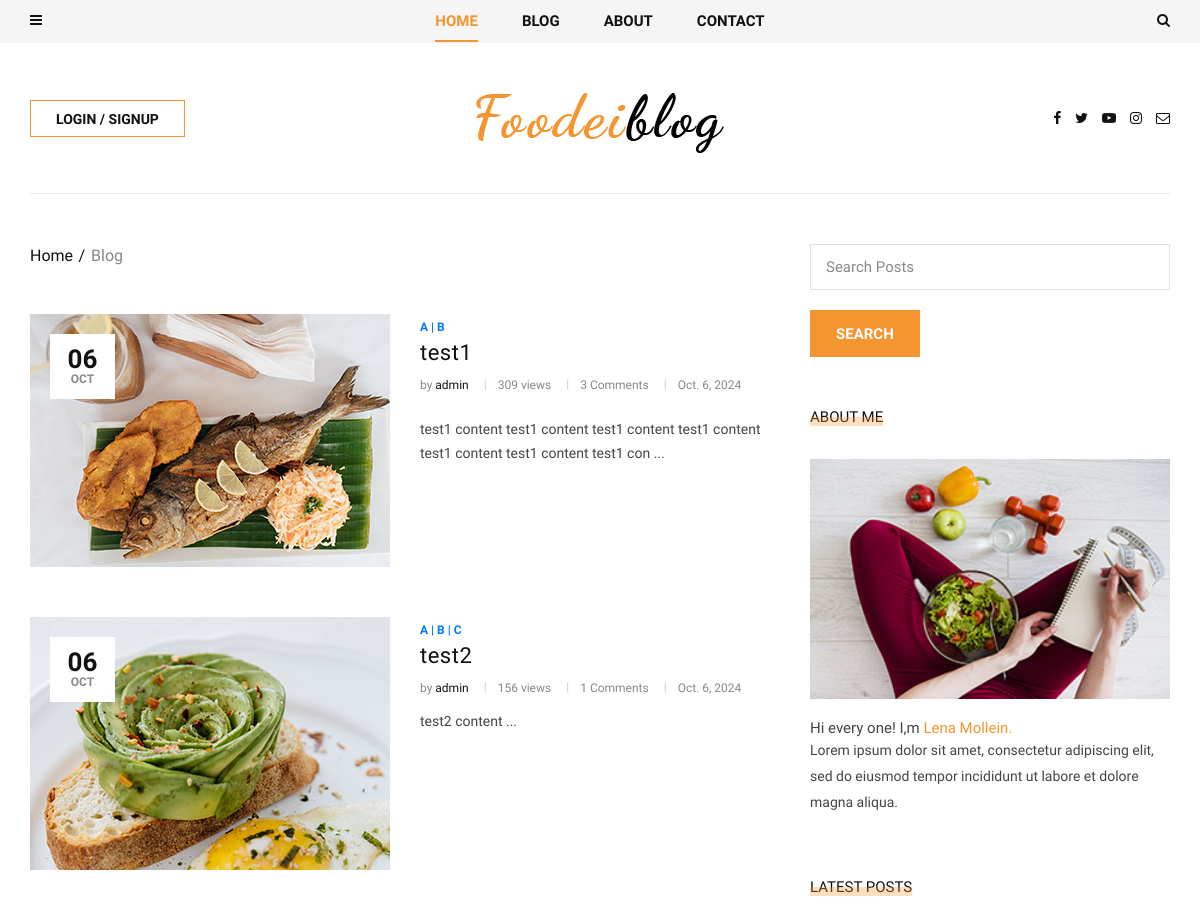
/blog/ (upper part), run on an earlier commit of the app's database.
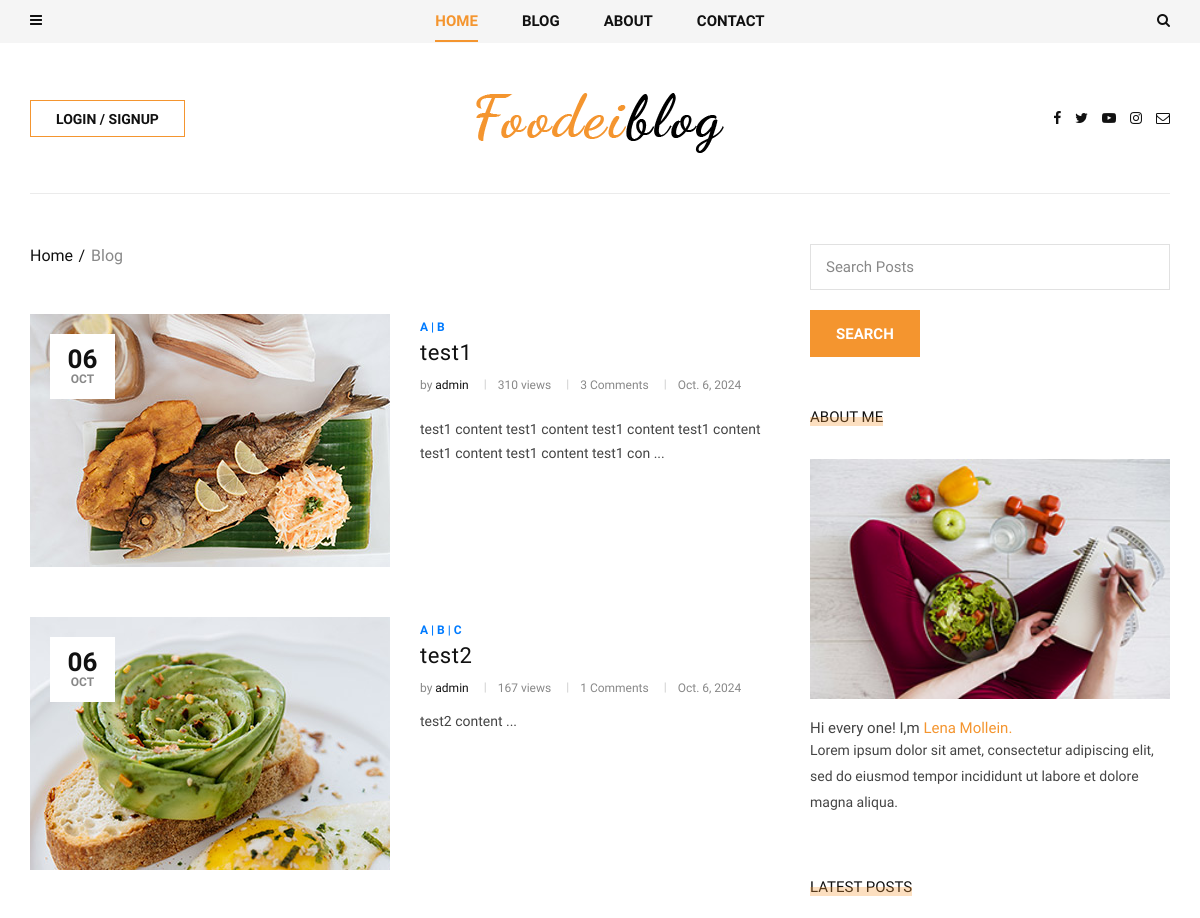
And on a later commit of the database.
### blog/models.py (models this page shows, shortened)
class Post(models.Model):
    image = models.ImageField(upload_to = 'blog/', default = 'blog/default.jpg')
    author = models.ForeignKey(User,on_delete = models.SET_NULL,null = True)
    title = models.CharField(max_length=255)
    content = models.TextField()
    tags = TaggableManager()
    category = models.ManyToManyField(Category)
    counted_views = models.IntegerField(default=0)
    status = models.BooleanField(default=False)
    login_require = models.BooleanField(default=False)
    published_date = models.DateTimeField(null=True)
    created_date = models.DateTimeField(auto_now_add=True)
    updated_date = models.DateTimeField(auto_now=True)
    class Meta:
        ordering = ['id']

class Category(models.Model):
    name = models.CharField(max_length = 255)
    def __str__(self):
        return self.name

### blog/views.py (the view)
# urls.py: path('',blog_home_view,name='blog_home'),
def blog_home_view(request,cat_name = None,author = None,tag_name = None):
    posts = Post.objects.filter(published_date__lte = timezone.now(), status = True)
    s_flag = False
    if tag_name:
        posts = posts.filter(tags__name = tag_name)
    if cat_name:
        posts = posts.filter(category__name = cat_name)
    if author:
        posts = posts.filter(author__username = author)
    if s:= request.GET.get('s'):
        posts = posts.filter(content__contains = s)
        s_flag = True
    posts,totalpages = page_management(request,posts)
    context = {'posts':posts,'totalpages':totalpages,'s_flag':s_flag ,'s':s}
    return render(request,'blog/blog-home2.html',context)

### blog/templatetags/blog_tags.py (called while the page is built)
@register.filter
def snippet(value,arg):
    return value[:arg]

@register.inclusion_tag('blog/blog_latestposts.html')
def latestposts():
    posts = Post.objects.filter(published_date__lte = timezone.now(),status=1).order_by('published_date')[:2]
    return {'posts':posts}

@register.inclusion_tag('blog/blog_postcategories.html')
def postcategories():
    posts = Post.objects.filter(published_date__lte = timezone.now(),status=1)
    categories = Category.objects.all()
    cat_dict = {}
    for name in categories:
        cat_dict[name] = posts.filter(category=name).count()
    return {'categories':cat_dict}

@register.inclusion_tag('blog/blog-tag-clouds.html')
def tagclouds():
    posts = Post.objects.filter(published_date__lte = timezone.now(),status=1)
    tags=set()
    for post in posts:
        post_all_tags = post.tags.all()
        for i in range(len(post_all_tags)):
            tags.add(post_all_tags[i])
    return {'tags':tags}

@register.simple_tag
def comment_count(post):
    comments = Comment.objects.filter(post = post, approved = True).count()
    return comments

### blog/views.py (called while the page is built)
def page_management(request,posts):
    posts = Paginator(posts,2)
    totalpages = posts.page_range
    try:
        page_num = request.GET.get('page')
        posts = posts.get_page(page_num)
    except PageNotAnInteger:
        posts = posts.get_page(1)
    except EmptyPage:
        posts = posts.get_page(1)
    return posts,totalpages

### mysite/templates/blog/blog-home2.html (shortened to what this page needs)
{%extends 'base2.html'%}
{%load static%}
{% load blog_tags %}
{% load humanize %}
{%block content%}
    <section class="categories categories-grid spad">
        <div class="categories__post">
            <div class="container">
                <div class="categories__grid__post">
                    <div class="row">
                        <div class="col-lg-8 col-md-8">
                            <div class="breadcrumb__text">
                                <div class="breadcrumb__option">
                                    <a href="{% url "website:index" %}">Home</a>
                                    <span>Blog</span>
                                </div>
                            </div>
                            {%for post in posts%}
                            <div class="categories__list__post__item">
                                <div class="row">
                                    <div class="col-lg-6 col-md-6">
                                        <div class="categories__post__item__pic set-bg"
                                            data-setbg={{post.image.url}}>
                                            <div class="post__meta">
                                                <h4>{{post.published_date|date:'d'}}</h4>
                                                <span>{{post.published_date|date:'M'}}</span>
                                            </div>
                                        </div>
                                    </div>
                                    <div class="col-lg-6 col-md-6">
                                        <div class="categories__post__item__text">
                                            <span class="post__label">
                                                {% for cat in post.category.all %}
                                                <a href="{% url "blog:category" cat_name=cat.name %}">{{cat.name}} {%if not forloop.last%} | {%endif%}</a>
                                                {% endfor %}
                                            </span>
                                            <h3><a href="{% url "blog:blog_single" pid=post.id %}">{{post.title}}</a></h3>
                                            <ul class="post__widget">
                                                <li>by <span>{{post.author}}</span></li>
                                                <li>{{post.counted_views}} views</li>
                                                <li>{% comment_count post %} Comments</li>
                                                <li>{{post.published_date|naturalday}}</li>
                                            </ul>
                                            <p>{{post.content|snippet:100|safe}} ...</p>
                                        </div>
                                    </div>
                                </div>
                            </div>
                            {%endfor%}
                        </div>
                        <div class="col-lg-4 col-md-4">
                            <div class="sidebar__item">
                                <div class="sidebar__subscribe__item">
									<form action="{% url "blog:search" %}" method="GET">
			                            <input placeholder="Search Posts" name="s" type="text" class="email-input">
			                            <button type="submit" class="site-btn">Search</button>
			                        </form>
                                </div>
                                <br><br>
                                {%include 'blog/blog_writer.html'%}
                                {% latestposts %}
                                <br>
                            </div>
                        </div>
                    </div>
                </div>
            </div>
        </div>
    </section>
{%endblock%}

### mysite/templates/base2.html (shortened to what this page needs)
<!DOCTYPE html>
{% extends 'notification.html' %}
{%load static%}
{%load compress%}
{%block content2%}
<html lang="zxx">
<head>
    {% compress css %}
    <link rel="stylesheet" href="{% static "template2/css/bootstrap.min.css" %}" type="text/css">
    <link rel="stylesheet" href="{% static "template2/css/font-awesome.min.css" %}"  type="text/css">
    <link rel="stylesheet" href="{% static "template2/css/elegant-icons.css" %}" type="text/css">
    <link rel="stylesheet" href="{% static "template2/css/owl.carousel.min.css" %}" type="text/css">
    <link rel="stylesheet" href="{% static "template2/css/slicknav.min.css" %}" type="text/css">
    <link rel="stylesheet" href="{% static "template2/css/style.css" %}" type="text/css">
    {% endcompress %}
</head>
<body>
    <header class="header">
        <div class="header__top">
            <div class="container">
                <div class="row">
                    <div class="col-lg-2 col-md-1 col-6 order-md-1 order-1">
                        <div class="header__humberger">
                            <i class="fa fa-bars humberger__open"></i>
                        </div>
                    </div>
                    <div class="col-lg-8 col-md-10 order-md-2 order-3">
                        <nav class="header__menu">
                            <ul>
                                <li class="active"><a href="{% url "website:index" %}">Home</a></li>
                                <li><a href="{% url "blog:blog_home" %}">Blog</a></li>
                                <li><a href="{% url "website:about" %}">About</a></li>
                                <li><a href="{% url "website:contact" %}">Contact</a></li>
                            </ul>
                        </nav>
                    </div>
                    <div class="col-lg-2 col-md-1 col-6 order-md-3 order-2">
                        <div class="header__search">
                            <i class="fa fa-search search-switch"></i>
                        </div>
                    </div>
                </div>
            </div>
        </div>
        <div class="container">
            <div class="row">
                <div class="col-lg-3 col-md-3">
                    <div class="header__btn">
                        {% if request.user.is_authenticated %}
                        <a href="{% url 'accounts:logout' %}?next={{request.path}}" class="primary-btn">logout</a>
                        <p>logged in as {{request.user.username}}</p>
                        {% else %}
                        <a href="{% url 'accounts:login' %}?next={{request.path}}" class="primary-btn">login / signUp</a>
                        {% endif %}
                    </div>
                </div>
                <div class="col-lg-6 col-md-6">
                    <div class="header__logo">
                        <a href="{% url "website:index" %}"><img src="{% static "template2/img/logo.png" %}" alt=""></a>
                    </div>
                </div>
                <div class="col-lg-3 col-md-3">
                    <div class="header__social">
                        <a href="#"><i class="fa fa-facebook"></i></a>
                        <a href="#"><i class="fa fa-twitter"></i></a>
                        <a href="#"><i class="fa fa-youtube-play"></i></a>
                        <a href="#"><i class="fa fa-instagram"></i></a>
                        <a href="#"><i class="fa fa-envelope-o"></i></a>
                    </div>
                </div>
            </div>
        </div>
    </header>
    {%block content%}
    {%endblock%}
</body>
</html>
{%endblock%}

### mysite/templates/notification.html (shortened to what this page needs)
<html>
<body>
{%block content2%}
{%endblock%}
</body>
</html>

### mysite/templates/blog/blog_writer.html (shortened to what this page needs)
{%load static%}
<div class="sidebar__about__item">
    <div class="sidebar__item__title">
        <h6>About me</h6>
    </div>
    <img src="{% static "template2/img/sidebar/sidebar-about.jpg" %}" alt="">
    <h6>Hi every one! I,m <span>Lena Mollein.</span></h6>
    <p>Lorem ipsum dolor sit amet, consectetur adipiscing elit, sed do eiusmod tempor
        incididunt ut labore et dolore magna aliqua.</p>
</div>

### mysite/templates/blog/blog_latestposts.html (shortened to what this page needs)
{% load static %}
<div class="sidebar__feature__item">
    <div class="sidebar__item__title">
        <h6>Latest Posts</h6>
    </div>
</div>

What changed in the data, as far as the page shows it:
changed Post "test1": counted_views "309" → "310"
changed Post "test2": counted_views "156" → "167"
